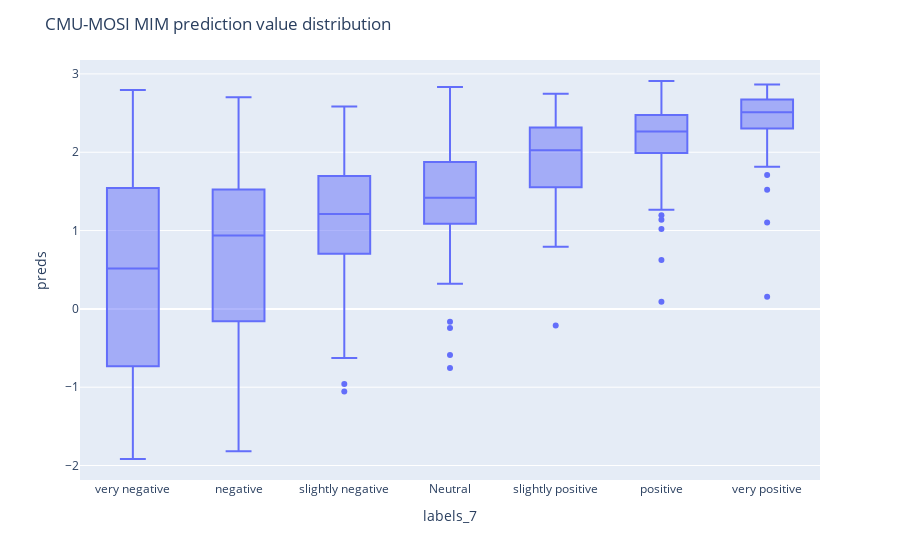

The cell this chart's notebook holds for it:
### Code cell
fig = px.box(df, x="labels_7", y="preds")
fig.update_xaxes(categoryorder='array', categoryarray= order)
fig.update_layout(title_text="CMU-MOSI MIM prediction value distribution")
fig.show()

### Figure 1 — Plotly figure (JSON) as saved in the notebook; plotly's stock layout.template omitted (floating-point values rounded to 4 significant figures; data arrays with more than 128 entries replaced by an {"elided": "..."} marker saying what was removed)
{"data": [{"alignmentgroup": "True", "hovertemplate": "labels_7=%{x}<br>preds=%{y}<extra></extra>", "legendgroup": "", "marker": {"color": "#636efa"}, "name": "", "notched": false, "offsetgroup": "", "orientation": "v", "showlegend": false, "type": "box", "x": {"elided": "685 str values"}, "x0": " ", "xaxis": "x", "y": {"elided": "685 float values"}, "y0": " ", "yaxis": "y"}], "layout": {"boxmode": "group", "legend": {"tracegroupgap": 0}, "margin": {"t": 60}, "title": {"text": "CMU-MOSI MIM prediction value distribution"}, "xaxis": {"anchor": "y", "categoryarray": ["very negative", "negative", "slightly negative", "Neutral", "slightly positive", "positive", "very positive"], "categoryorder": "array", "domain": [0, 1], "title": {"text": "labels_7"}}, "yaxis": {"anchor": "x", "domain": [0, 1], "title": {"text": "preds"}}}}
